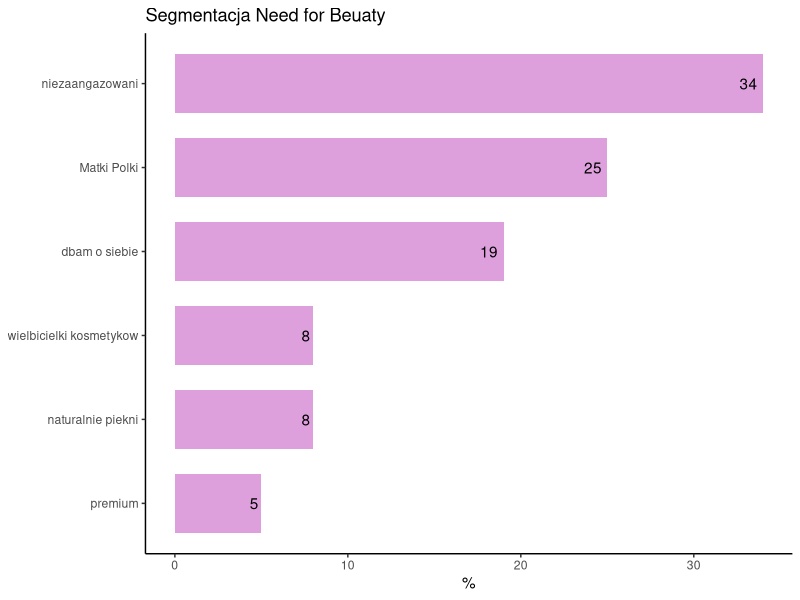

Recreate this plot in R.
## ---- chunk 1
data <- data.frame(segmenty = c("niezaangazowani", "Matki Polki", "dbam o siebie", 
              "wielbicielki kosmetykow", "naturalnie piekni", 
              "premium"), value = c(34, 25, 19, 8, 8, 5))
library(ggplot2)
library(dplyr)
ggplot(data, aes(x = reorder(segmenty, value), y = value)) +
  geom_col(width = 0.7, fill = "plum") +
  coord_flip() +
  ylab("%") +
  theme_classic() +
  theme(axis.title.y = element_blank()) +
  ggtitle("Segmentacja Need for Beuaty") +
  geom_text(aes(label=value), position=position_dodge(width=0.75), hjust=1.3)
